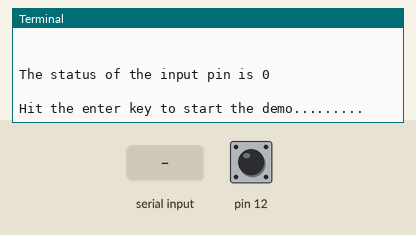
This program was run on a simulated Raspberry Pi (header pin numbers). Parts: the last lines printed to the terminal. Inputs (shaded band) come from the test bench; at power-on: pin 12 LOW. At 2.9 s the program stops and its outputs stay as they are.

Above: at 1.2 s.
1.3 s: "1" typed at the terminal, then Enter
At 2.0 s:
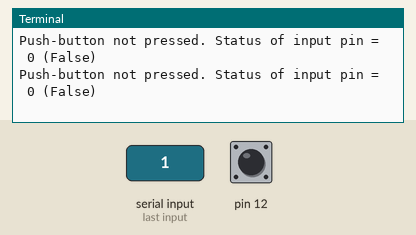
2.8 s: pin 12 pulsed HIGH 2 times (0.12 s each, 0.3 s apart)
At 3.4 s:
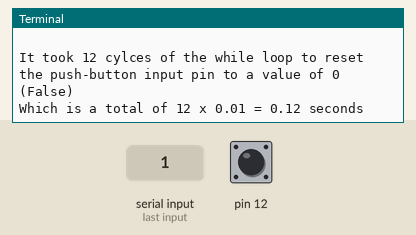

Measured:
- after the input at 1.3 s, the terminal: prints a new line at once (image 1)
- after the input at 2.8 s, the terminal: prints a new line after 0.12 s (image 2)

The program:

SwitchDemo.py
```python
# (licence header left out)
import RPi.GPIO as IO
from time import sleep

IO.setmode(IO.BOARD)
IO.setup(12,IO.IN)

print('The stat of an input pin is 0 (Boolen False).\
\nWhen the push-down button is pressed the state of the input pin\
\nwill change to 1 (True) and on release of the push-button\
\nthe input pin will change is status back to 0 (False).\
\nHowever, there is a slight delay in the status change\
\nfrom True back to False.\
\nThis is a program to capture this delay.')

print('\n\nThe status of the input pin is',IO.input(12))
input('\nHit the enter key to start the demo.........')


loopCycles = 0
while True: # This while loop will capture the reset time for the input pin
    print("Push-button not pressed. Status of input pin = ",IO.input(12),"(False)")
    if IO.input(12):
        while IO.input(12):
            loopCycles += 1
            print(IO.input(12))
            sleep(0.01)
        break
print('You pressed the push-button\
\nStatus of input pint is reset to',IO.input(12),'(False)')
print('\nIt took',loopCycles,'cylces of the while loop to reset\
\nthe push-button input pin to a value of 0 (False)\
\nWhich is a total of',loopCycles,'x 0.01 =',0.01*loopCycles,'seconds')
IO.cleanup()
```
